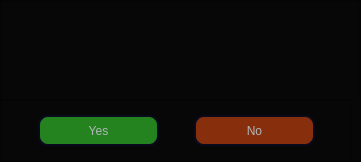
<?xml version="1.0" encoding="UTF-8"?>
<ui version="4.0">
 <class>confirmationDialog</class>
 <widget class="QDialog" name="confirmationDialog">
  <property name="geometry">
   <rect>
    <x>0</x>
    <y>0</y>
    <width>361</width>
    <height>162</height>
   </rect>
  </property>
  <property name="windowTitle">
   <string>Dialog</string>
  </property>
  <layout class="QGridLayout" name="gridLayout_2">
   <property name="leftMargin">
    <number>0</number>
   </property>
   <property name="topMargin">
    <number>0</number>
   </property>
   <property name="rightMargin">
    <number>0</number>
   </property>
   <property name="bottomMargin">
    <number>0</number>
   </property>
   <property name="spacing">
    <number>0</number>
   </property>
   <item row="0" column="0">
    <widget class="QFrame" name="window">
     <property name="styleSheet">
      <string notr="true">background-color: rgb(7, 7, 7);</string>
     </property>
     <property name="frameShape">
      <enum>QFrame::StyledPanel</enum>
     </property>
     <property name="frameShadow">
      <enum>QFrame::Raised</enum>
     </property>
     <layout class="QVBoxLayout" name="verticalLayout">
      <property name="spacing">
       <number>0</number>
      </property>
      <property name="leftMargin">
       <number>0</number>
      </property>
      <property name="topMargin">
       <number>0</number>
      </property>
      <property name="rightMargin">
       <number>0</number>
      </property>
      <property name="bottomMargin">
       <number>0</number>
      </property>
      <item>
       <widget class="QFrame" name="labelFrame">
        <property name="frameShape">
         <enum>QFrame::StyledPanel</enum>
        </property>
        <property name="frameShadow">
         <enum>QFrame::Raised</enum>
        </property>
        <layout class="QGridLayout" name="gridLayout">
         <item row="0" column="0">
          <widget class="QLabel" name="label">
           <property name="font">
            <font>
             <family>Times New Roman</family>
             <pointsize>14</pointsize>
            </font>
           </property>
           <property name="styleSheet">
            <string notr="true">color: rgb(186, 186, 186);
</string>
           </property>
           <property name="text">
            <string/>
           </property>
          </widget>
         </item>
        </layout>
       </widget>
      </item>
      <item>
       <widget class="QFrame" name="btnsFrame">
        <property name="maximumSize">
         <size>
          <width>351</width>
          <height>61</height>
         </size>
        </property>
        <property name="styleSheet">
         <string notr="true">QFrame{
	padding: 5px
}

QPushButton{
	color: rgb(179, 182, 186);
	border: 2px solid rgb(10, 10, 29);
	background-color: rgb(0, 0, 43);
	border-radius: 10px;
}

QPushButton::hover{
	color: rgb(143, 145, 148);
	background-color: rgb(0, 0, 85);
}

QPushButton::pressed{
	color: rgb(254, 254, 254);
	background-color: rgb(0, 0, 135);
}</string>
        </property>
        <property name="frameShape">
         <enum>QFrame::StyledPanel</enum>
        </property>
        <property name="frameShadow">
         <enum>QFrame::Raised</enum>
        </property>
        <layout class="QHBoxLayout" name="horizontalLayout">
         <property name="leftMargin">
          <number>0</number>
         </property>
         <property name="topMargin">
          <number>0</number>
         </property>
         <property name="rightMargin">
          <number>0</number>
         </property>
         <property name="bottomMargin">
          <number>0</number>
         </property>
         <item>
          <spacer name="horizontalSpacer_5">
           <property name="orientation">
            <enum>Qt::Horizontal</enum>
           </property>
           <property name="sizeHint" stdset="0">
            <size>
             <width>39</width>
             <height>20</height>
            </size>
           </property>
          </spacer>
         </item>
         <item>
          <widget class="QPushButton" name="saveBtn">
           <property name="minimumSize">
            <size>
             <width>121</width>
             <height>31</height>
            </size>
           </property>
           <property name="styleSheet">
            <string notr="true">background-color: rgb(36, 131, 31);</string>
           </property>
           <property name="text">
            <string>Yes</string>
           </property>
          </widget>
         </item>
         <item>
          <spacer name="horizontalSpacer_6">
           <property name="orientation">
            <enum>Qt::Horizontal</enum>
           </property>
           <property name="sizeHint" stdset="0">
            <size>
             <width>38</width>
             <height>20</height>
            </size>
           </property>
          </spacer>
         </item>
         <item>
          <widget class="QPushButton" name="discardBtn">
           <property name="minimumSize">
            <size>
             <width>121</width>
             <height>31</height>
            </size>
           </property>
           <property name="styleSheet">
            <string notr="true">background-color: rgb(135, 47, 13);</string>
           </property>
           <property name="text">
            <string>No</string>
           </property>
          </widget>
         </item>
         <item>
          <spacer name="horizontalSpacer_7">
           <property name="orientation">
            <enum>Qt::Horizontal</enum>
           </property>
           <property name="sizeHint" stdset="0">
            <size>
             <width>39</width>
             <height>20</height>
            </size>
           </property>
          </spacer>
         </item>
        </layout>
       </widget>
      </item>
     </layout>
    </widget>
   </item>
  </layout>
 </widget>
 <resources/>
 <connections/>
</ui>
